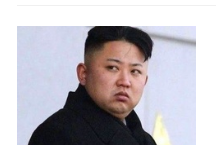
//> input picture test01.png, 216 x 165 px, given in place of the camera
$ ./1   (built with g++ and OpenCV 4)
//> lines starting //> are read from the running program, lines starting //| are printed output that depends on the picture; after the words box and inside, x2 and y2 are one past the last pixel; in counts of white or black regions, pixels touching at a corner belong together
#include <opencv2\opencv.hpp>
using namespace cv;

int main()
{
	// 从摄像头读入视频
	VideoCapture capture(0);
	Mat edges;

	// 循环显示每一帧
	while (1)
	{
		Mat frame; //定义一个Mat变量，用于存储每一帧的图像
		capture >> frame; //读取当前帧
//> frame is the input picture: 165 rows x 216 cols, CV_8UC3; mean B, G, R 197.4, 191.5, 195.1

		// 灰度处理
		cvtColor(frame, edges, CV_BGR2GRAY);
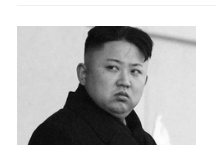
//> edges: 165 rows x 216 cols, CV_8UC1; min 8, max 255, mean 193.3

		//降噪
		blur(edges, edges, Size(7, 7));
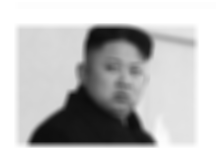
//> edges: 165 rows x 216 cols, CV_8UC1; min 12, max 255, mean 193.3

		//进行canny边缘检测并显示
		Canny(edges, edges, 0, 30, 3);
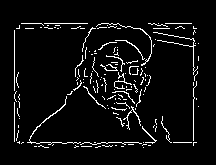
//> edges: 165 rows x 216 cols, CV_8UC1; 5.4% white in thin lines or dots, all inside (x1, y1, x2, y2) = (14, 23, 199, 148)
		imshow("读取canny后的视频", edges); //显示

		if(waitKey(300)>=0) break; //延时 30ms
//> the Esc key is pressed
	}
	imshow("result", edges);
	waitKey(0);
	return 0;
}
